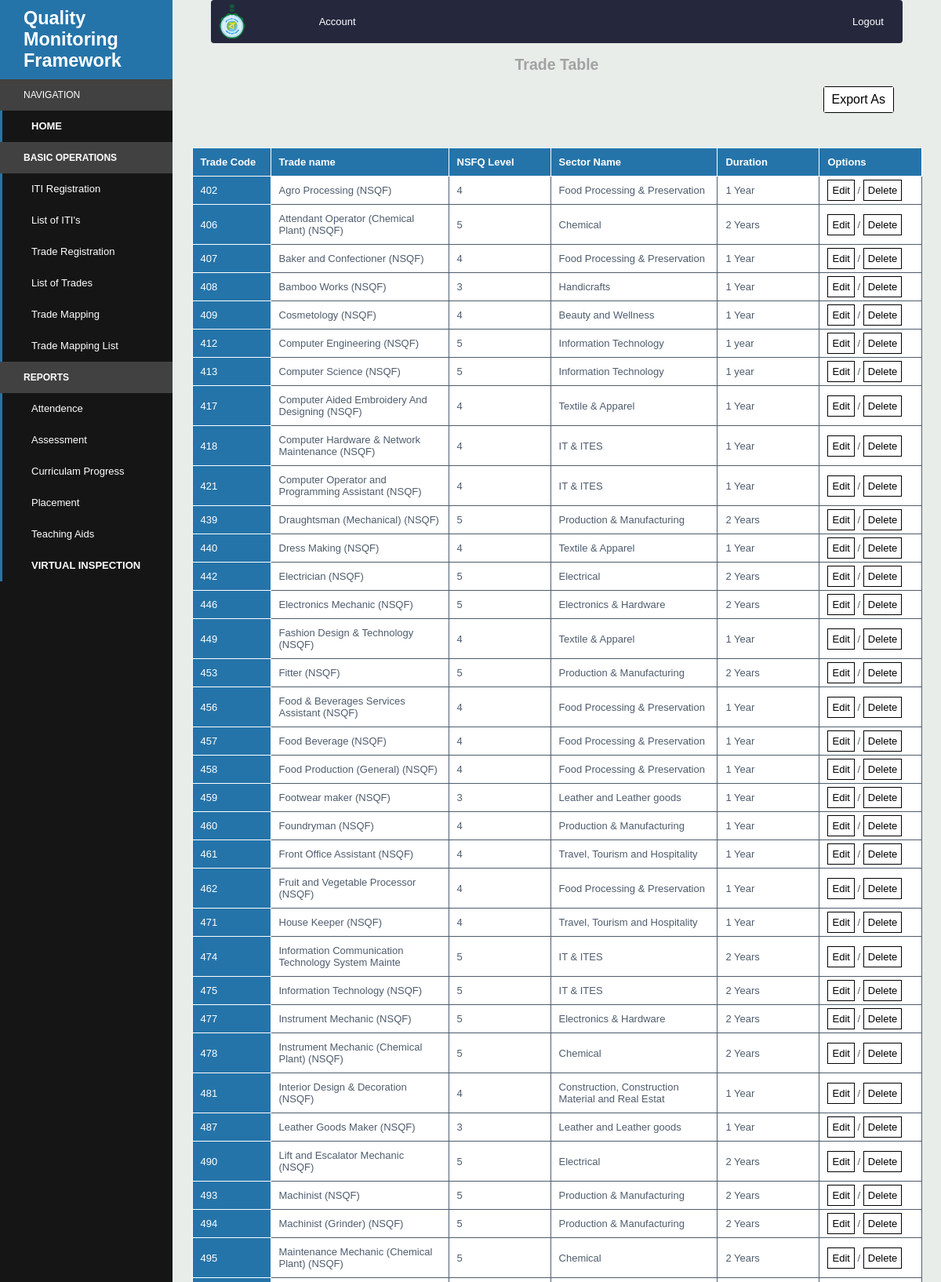
The page /admin/trade/trade_display.php (upper part) on the database its author committed.
### tables this page shows
CREATE TABLE `trade` (
  `trade_code` int(11) NOT NULL,
  `trade_name` varchar(50) NOT NULL,
  `NSQF_level` int(11) NOT NULL,
  `sector_name` varchar(50) NOT NULL,
  `duration` varchar(10) NOT NULL
);

### htdocs/admin/trade/trade_display.php (the view, shortened to what this page needs)
<?php include '../config.php';?>
<!DOCTYPE html>
<html lang="en" dir="ltr">
<head>
    <link rel="stylesheet" type="text/css" href="../css/style.css">
    <link rel="stylesheet" type="text/css" href="../css/table_simple.css">
</head>
<body>
<?php include '../components/sidebar.php';?>
<div class="content-container">
    <?php include '../components/navbar.php';?>
    <h2 align="center" style="color: #a2a2a2; font-weight: bold;">Trade Table</h2>
    <div style="position: absolute; right: 5%; margin-bottom: 5%;" class="dropdown">
        <button class="dropbtn">Export As</button>
    </div>
    <br>
    <br><br><br><br>
    <div align="center" class="table-container">
        <div class="table-horizontal-container">
            <table style="" class="unfixed-table">
                <thead>
                <tr>
                    <th>Trade Code</th><th>Trade name</th><th>NSFQ Level</th>
                    <th>Sector Name</th><th>Duration</th><th>Options</th>
                </tr>
                </thead>
                <tbody>
                <?php
                $sql="SELECT * FROM `trade`";
                $result=mysqli_query($db_ref,$sql) or die(mysqli_error());
                while($data=mysqli_fetch_array($result))
                {
                ?>
                <tr>
                    <td><?php echo $data['trade_code']; ?></td>
                    <td><?php echo $data['trade_name']; ?></td>
                    <td><?php echo $data['NSQF_level']; ?></td>
                    <td><?php echo $data['sector_name']; ?></td>
                    <td><?php echo $data['duration']; ?></td>
                    <td><a class="green-btn" href="/admin/trade/trade_edit.php?trade_code=<?php echo $data['trade_code']; ?>">Edit</a> /
                        <a class="green-btn redhover" href="/admin/trade/trade_delete_back.php?trade_code=<?php echo $data['trade_code']; ?>">Delete</a> </td>
                </tr>
                <?php
                }
                ?>
                </tbody>
            </table>
        </div>
    </div>
</div>
</body>
</html>

### htdocs/admin/css/style.css (style rules this page uses)
body { font-family: "PT Sans", sans-serif; font-size: 13px; font-weight: 400; color: #4f5d6e; background: #e8edea; }
.content-container { padding-left: 220px; }
.dropbtn { background-color: #ffffff; color: #000000; padding: 7px 10px; font-size: medium; border: none; cursor: pointer; }
.dropdown { display: inline-block; border: 0.5px solid black; border-radius: 3px; }

### htdocs/admin/css/table_simple.css (style rules this page uses)
table { border-collapse: collapse; }
td, th { border: 1px solid; padding: 10px; min-width: 130px; background: white; box-sizing: border-box; text-align: left; transition: background-color 0.7s; }
.table-container { margin: auto auto; padding: 3px; position: relative; max-height: 550px; max-width: 95%; }
thead th { color: white; position: -webkit-sticky; position: sticky; top: 0; z-index: 2; background: #2574a9; }
thead th:first-child { left: 0; z-index: 3; }
tbody { max-height: 45%; overflow-y: hidden; }
tr> :first-child { color: white; position: -webkit-sticky; position: sticky; background: #2574a9; left: 0; min-width: 100px; transition: background-color 0.7s ease-out, color 0.7s ease-in-out; }
.green-btn { background-color: white; color: black; padding: 5px; text-decoration: none; border: 1px solid black; }

### rows shown on the page
trade: trade_code "402", trade_name "Agro Processing (NSQF)", NSQF_level "4", sector_name "Food Processing & Preservation", duration "1 Year"
trade: trade_code "406", trade_name "Attendant Operator (Chemical Plant) (NSQF)", NSQF_level "5", sector_name "Chemical", duration "2 Years"
trade: trade_code "407", trade_name "Baker and Confectioner (NSQF)", NSQF_level "4", sector_name "Food Processing & Preservation", duration "1 Year"
trade: trade_code "408", trade_name "Bamboo Works (NSQF)", NSQF_level "3", sector_name "Handicrafts", duration "1 Year"
trade: trade_code "409", trade_name "Cosmetology (NSQF)", NSQF_level "4", sector_name "Beauty and Wellness", duration "1 Year"
trade: trade_code "412", trade_name "Computer Engineering (NSQF)", NSQF_level "5", sector_name "Information Technology", duration "1 year"
trade: trade_code "413", trade_name "Computer Science (NSQF)", NSQF_level "5", sector_name "Information Technology", duration "1 year"
trade: trade_code "417", trade_name "Computer Aided Embroidery And Designing (NSQF)", NSQF_level "4", sector_name "Textile & Apparel", duration "1 Year"
trade: trade_code "418", trade_name "Computer Hardware & Network Maintenance (NSQF)", NSQF_level "4", sector_name "IT & ITES", duration "1 Year"
trade: trade_code "421", trade_name "Computer Operator and Programming Assistant (NSQF)", NSQF_level "4", sector_name "IT & ITES", duration "1 Year"
trade: trade_code "439", trade_name "Draughtsman (Mechanical) (NSQF)", NSQF_level "5", sector_name "Production & Manufacturing", duration "2 Years"
trade: trade_code "440", trade_name "Dress Making (NSQF)", NSQF_level "4", sector_name "Textile & Apparel", duration "1 Year"
trade: trade_code "442", trade_name "Electrician (NSQF)", NSQF_level "5", sector_name "Electrical", duration "2 Years"
trade: trade_code "446", trade_name "Electronics Mechanic (NSQF)", NSQF_level "5", sector_name "Electronics & Hardware", duration "2 Years"
trade: trade_code "449", trade_name "Fashion Design & Technology (NSQF)", NSQF_level "4", sector_name "Textile & Apparel", duration "1 Year"
trade: trade_code "453", trade_name "Fitter (NSQF)", NSQF_level "5", sector_name "Production & Manufacturing", duration "2 Years"
trade: trade_code "456", trade_name "Food & Beverages Services Assistant (NSQF)", NSQF_level "4", sector_name "Food Processing & Preservation", duration "1 Year"
trade: trade_code "457", trade_name "Food Beverage (NSQF)", NSQF_level "4", sector_name "Food Processing & Preservation", duration "1 Year"
trade: trade_code "458", trade_name "Food Production (General) (NSQF)", NSQF_level "4", sector_name "Food Processing & Preservation", duration "1 Year"
trade: trade_code "459", trade_name "Footwear maker (NSQF)", NSQF_level "3", sector_name "Leather and Leather goods", duration "1 Year"
trade: trade_code "460", trade_name "Foundryman (NSQF)", NSQF_level "4", sector_name "Production & Manufacturing", duration "1 Year"
trade: trade_code "461", trade_name "Front Office Assistant (NSQF)", NSQF_level "4", sector_name "Travel, Tourism and Hospitality", duration "1 Year"
trade: trade_code "462", trade_name "Fruit and Vegetable Processor (NSQF)", NSQF_level "4", sector_name "Food Processing & Preservation", duration "1 Year"
trade: trade_code "471", trade_name "House Keeper (NSQF)", NSQF_level "4", sector_name "Travel, Tourism and Hospitality", duration "1 Year"
trade: trade_code "474", trade_name "Information Communication Technology System Mainte", NSQF_level "5", sector_name "IT & ITES", duration "2 Years"
trade: trade_code "475", trade_name "Information Technology (NSQF)", NSQF_level "5", sector_name "IT & ITES", duration "2 Years"
trade: trade_code "477", trade_name "Instrument Mechanic (NSQF)", NSQF_level "5", sector_name "Electronics & Hardware", duration "2 Years"
trade: trade_code "478", trade_name "Instrument Mechanic (Chemical Plant) (NSQF)", NSQF_level "5", sector_name "Chemical", duration "2 Years"
trade: trade_code "481", trade_name "Interior Design & Decoration (NSQF)", NSQF_level "4", sector_name "Construction, Construction Material and Real Estat", duration "1 Year"
trade: trade_code "487", trade_name "Leather Goods Maker (NSQF)", NSQF_level "3", sector_name "Leather and Leather goods", duration "1 Year"
trade: trade_code "490", trade_name "Lift and Escalator Mechanic (NSQF)", NSQF_level "5", sector_name "Electrical", duration "2 Years"
trade: trade_code "493", trade_name "Machinist (NSQF)", NSQF_level "5", sector_name "Production & Manufacturing", duration "2 Years"
trade: trade_code "494", trade_name "Machinist (Grinder) (NSQF)", NSQF_level "5", sector_name "Production & Manufacturing", duration "2 Years"
trade: trade_code "495", trade_name "Maintenance Mechanic (Chemical Plant) (NSQF)", NSQF_level "5", sector_name "Chemical", duration "2 Years"
